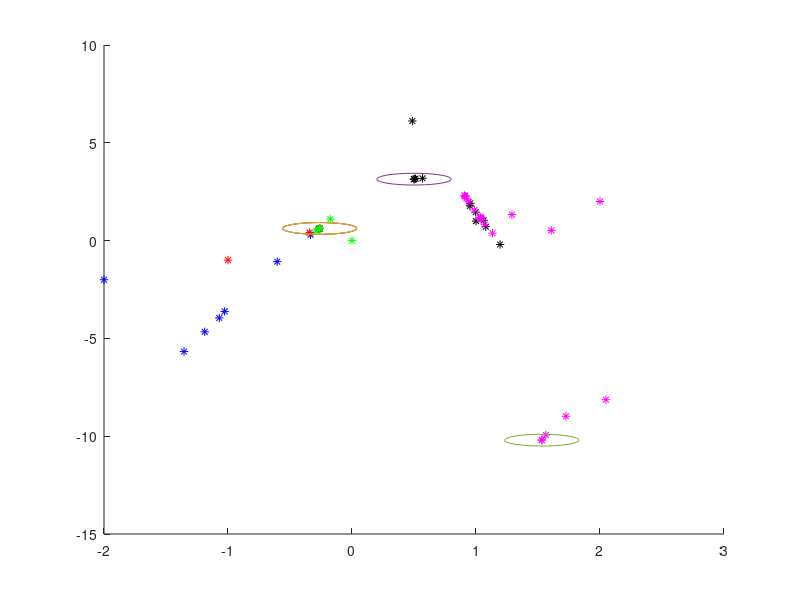

Recreate this plot in MATLAB.
clc; clear all; more off;
function y = f(x)
    y(1) = sin(x(1) * x(2)) / 2 - x(2) / (4 * pi) - x(1) / 2;
    y(2) = (1 - 1 / (4 * pi)) * (exp(2 * x(1)) - e) + (e / pi) * x(2) - 2 * e * x(1);
    y = y';
endfunction

tol = 10^(-8);
function J = J(x)
    J = [
        cos(x(1) * x(2)) * x(2) / 2 - 1/2, cos(x(1) * x(2)) * x(1) / 2 - 1 / (4 * pi);
        (1 - 1 / (4 * pi)) * exp(2 * x(1)) * 2 - 2 * e, e / pi
        ];
endfunction

tol = 1e-5;
semillas = [linspace(-2, 2, 5); linspace(-2, 2, 5)]';
figure(1); clf; hold on;

function c = eligeColor(n)
    switch (n)
        case 1
            c = 'b';
        case 2
            c = 'r';
        case 3
            c = 'g';
        case 4
            c = 'k';
        case 5
            c = 'm';
    endswitch
endfunction

for s = 1:rows(semillas)
    x0 = semillas(s, :)';
    printf("Desde [%5.2f, %5.2f] ", x0)
    x1 = x0;
    n = 0;
    do
        n++;
        x0 = x1;
        x1 = x0 - J(x0) \ f(x0);
        plot(x0(1), x0(2), ['*' eligeColor(s)])
    until (norm(x1 - x0, "inf") / norm(x1, "inf") < tol)
    
    t = linspace(0, 2 * pi, 50)';
    circsx = 0.3 .* cos(t) + x1(1);
    circsy = 0.3 .* sin(t) + x1(2);
    plot(circsx, circsy);
    
    printf("en %2d iteraciones se obtuvo [%18.14f %18.14f]\n", n, x1);
endfor

# plot([x1(1 semillas(s, 1))], [x1(2) semillas(s, 2)], ); # no s� qu� iba a hacer aqu�, pero bueno (no est� terminado d ecopiar)
# plot(x1(1), x1(2));
printf("Observamos que hemos encontrado 3 soluciones distintas\n");
disp("FIN DE EJERCICIO");
